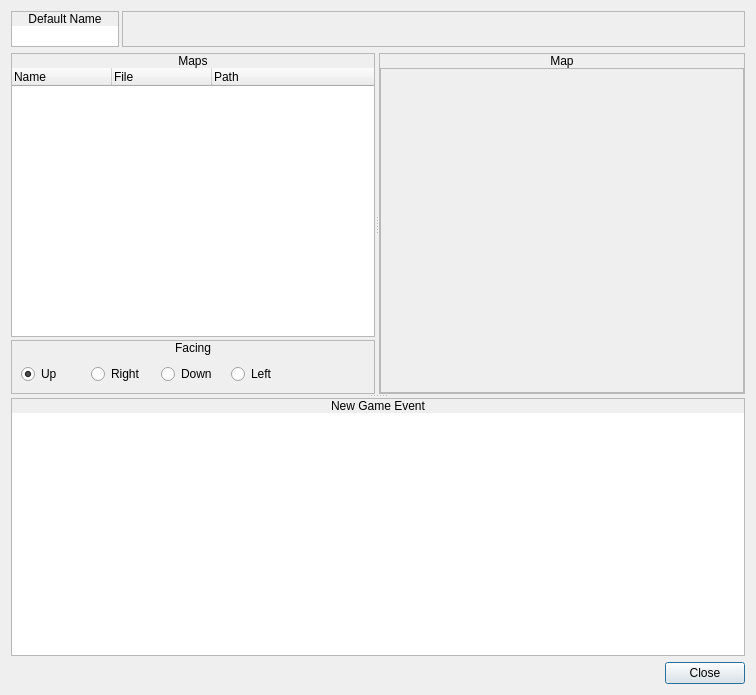
<?xml version="1.0" encoding="UTF-8"?>
<ui version="4.0">
 <class>NewGameDataEditor</class>
 <widget class="QDialog" name="NewGameDataEditor">
  <property name="geometry">
   <rect>
    <x>0</x>
    <y>0</y>
    <width>756</width>
    <height>695</height>
   </rect>
  </property>
  <property name="windowTitle">
   <string>New Game Data Editor</string>
  </property>
  <property name="styleSheet">
   <string notr="true">.QFrame
{
	border: 1px solid palette(text);
}

.QFrame&gt;QLabel
{
	background-color: palette(text);
	color: palette(window);
}</string>
  </property>
  <layout class="QVBoxLayout" name="verticalLayout_9">
   <item>
    <widget class="QWidget" name="widget_9" native="true">
     <property name="sizePolicy">
      <sizepolicy hsizetype="Preferred" vsizetype="Fixed">
       <horstretch>0</horstretch>
       <verstretch>0</verstretch>
      </sizepolicy>
     </property>
     <layout class="QHBoxLayout" name="horizontalLayout_3">
      <property name="spacing">
       <number>3</number>
      </property>
      <property name="leftMargin">
       <number>0</number>
      </property>
      <property name="topMargin">
       <number>0</number>
      </property>
      <property name="rightMargin">
       <number>0</number>
      </property>
      <property name="bottomMargin">
       <number>0</number>
      </property>
      <item>
       <widget class="QFrame" name="frame">
        <property name="sizePolicy">
         <sizepolicy hsizetype="Fixed" vsizetype="Preferred">
          <horstretch>0</horstretch>
          <verstretch>0</verstretch>
         </sizepolicy>
        </property>
        <property name="frameShape">
         <enum>QFrame::StyledPanel</enum>
        </property>
        <property name="frameShadow">
         <enum>QFrame::Raised</enum>
        </property>
        <layout class="QVBoxLayout" name="verticalLayout">
         <property name="spacing">
          <number>0</number>
         </property>
         <property name="leftMargin">
          <number>0</number>
         </property>
         <property name="topMargin">
          <number>0</number>
         </property>
         <property name="rightMargin">
          <number>0</number>
         </property>
         <property name="bottomMargin">
          <number>0</number>
         </property>
         <item>
          <widget class="QLabel" name="label">
           <property name="sizePolicy">
            <sizepolicy hsizetype="Preferred" vsizetype="Fixed">
             <horstretch>0</horstretch>
             <verstretch>0</verstretch>
            </sizepolicy>
           </property>
           <property name="text">
            <string>Default Name</string>
           </property>
           <property name="alignment">
            <set>Qt::AlignCenter</set>
           </property>
          </widget>
         </item>
         <item>
          <widget class="QWidget" name="widget" native="true">
           <layout class="QHBoxLayout" name="horizontalLayout">
            <property name="spacing">
             <number>0</number>
            </property>
            <property name="leftMargin">
             <number>0</number>
            </property>
            <property name="topMargin">
             <number>0</number>
            </property>
            <property name="rightMargin">
             <number>0</number>
            </property>
            <property name="bottomMargin">
             <number>0</number>
            </property>
            <item>
             <widget class="QLineEdit" name="leDefaultName">
              <property name="maxLength">
               <number>8</number>
              </property>
              <property name="frame">
               <bool>false</bool>
              </property>
             </widget>
            </item>
           </layout>
          </widget>
         </item>
        </layout>
       </widget>
      </item>
      <item>
       <widget class="QFrame" name="frame_4">
        <property name="frameShape">
         <enum>QFrame::StyledPanel</enum>
        </property>
        <property name="frameShadow">
         <enum>QFrame::Raised</enum>
        </property>
       </widget>
      </item>
     </layout>
    </widget>
   </item>
   <item>
    <widget class="QSplitter" name="splitter_2">
     <property name="orientation">
      <enum>Qt::Vertical</enum>
     </property>
     <widget class="QSplitter" name="splitter">
      <property name="orientation">
       <enum>Qt::Horizontal</enum>
      </property>
      <widget class="QWidget" name="widget_3" native="true">
       <layout class="QVBoxLayout" name="verticalLayout_4">
        <property name="spacing">
         <number>3</number>
        </property>
        <property name="leftMargin">
         <number>0</number>
        </property>
        <property name="topMargin">
         <number>0</number>
        </property>
        <property name="rightMargin">
         <number>0</number>
        </property>
        <property name="bottomMargin">
         <number>0</number>
        </property>
        <item>
         <widget class="QFrame" name="frame_2">
          <property name="frameShape">
           <enum>QFrame::StyledPanel</enum>
          </property>
          <property name="frameShadow">
           <enum>QFrame::Raised</enum>
          </property>
          <layout class="QVBoxLayout" name="verticalLayout_2">
           <property name="spacing">
            <number>0</number>
           </property>
           <property name="leftMargin">
            <number>0</number>
           </property>
           <property name="topMargin">
            <number>0</number>
           </property>
           <property name="rightMargin">
            <number>0</number>
           </property>
           <property name="bottomMargin">
            <number>0</number>
           </property>
           <item>
            <widget class="QLabel" name="label_2">
             <property name="sizePolicy">
              <sizepolicy hsizetype="Preferred" vsizetype="Fixed">
               <horstretch>0</horstretch>
               <verstretch>0</verstretch>
              </sizepolicy>
             </property>
             <property name="text">
              <string>Maps</string>
             </property>
             <property name="alignment">
              <set>Qt::AlignCenter</set>
             </property>
            </widget>
           </item>
           <item>
            <widget class="QWidget" name="widget_2" native="true">
             <layout class="QVBoxLayout" name="verticalLayout_3">
              <property name="spacing">
               <number>0</number>
              </property>
              <property name="leftMargin">
               <number>0</number>
              </property>
              <property name="topMargin">
               <number>0</number>
              </property>
              <property name="rightMargin">
               <number>0</number>
              </property>
              <property name="bottomMargin">
               <number>0</number>
              </property>
              <item>
               <widget class="QTreeWidget" name="treeMaps">
                <property name="frameShape">
                 <enum>QFrame::NoFrame</enum>
                </property>
                <column>
                 <property name="text">
                  <string>Name</string>
                 </property>
                </column>
                <column>
                 <property name="text">
                  <string>File</string>
                 </property>
                </column>
                <column>
                 <property name="text">
                  <string>Path</string>
                 </property>
                </column>
               </widget>
              </item>
             </layout>
            </widget>
           </item>
          </layout>
         </widget>
        </item>
        <item>
         <widget class="QFrame" name="frame_3">
          <property name="sizePolicy">
           <sizepolicy hsizetype="Preferred" vsizetype="Fixed">
            <horstretch>0</horstretch>
            <verstretch>0</verstretch>
           </sizepolicy>
          </property>
          <property name="frameShape">
           <enum>QFrame::StyledPanel</enum>
          </property>
          <property name="frameShadow">
           <enum>QFrame::Raised</enum>
          </property>
          <layout class="QVBoxLayout" name="verticalLayout_5">
           <property name="spacing">
            <number>0</number>
           </property>
           <property name="leftMargin">
            <number>0</number>
           </property>
           <property name="topMargin">
            <number>0</number>
           </property>
           <property name="rightMargin">
            <number>0</number>
           </property>
           <property name="bottomMargin">
            <number>0</number>
           </property>
           <item>
            <widget class="QLabel" name="label_3">
             <property name="sizePolicy">
              <sizepolicy hsizetype="Preferred" vsizetype="Fixed">
               <horstretch>0</horstretch>
               <verstretch>0</verstretch>
              </sizepolicy>
             </property>
             <property name="text">
              <string>Facing</string>
             </property>
             <property name="alignment">
              <set>Qt::AlignCenter</set>
             </property>
            </widget>
           </item>
           <item>
            <widget class="QWidget" name="widget_4" native="true">
             <layout class="QHBoxLayout" name="horizontalLayout_2">
              <item>
               <widget class="QRadioButton" name="btnFacingUp">
                <property name="text">
                 <string>Up</string>
                </property>
                <property name="checked">
                 <bool>true</bool>
                </property>
               </widget>
              </item>
              <item>
               <widget class="QRadioButton" name="btnFacingRight">
                <property name="text">
                 <string>Right</string>
                </property>
               </widget>
              </item>
              <item>
               <widget class="QRadioButton" name="btnFacingDown">
                <property name="text">
                 <string>Down</string>
                </property>
               </widget>
              </item>
              <item>
               <widget class="QRadioButton" name="btnFacingLeft">
                <property name="text">
                 <string>Left</string>
                </property>
               </widget>
              </item>
              <item>
               <widget class="QWidget" name="widget_5" native="true"/>
              </item>
             </layout>
            </widget>
           </item>
          </layout>
         </widget>
        </item>
       </layout>
      </widget>
      <widget class="QFrame" name="frmMapView">
       <property name="frameShape">
        <enum>QFrame::StyledPanel</enum>
       </property>
       <property name="frameShadow">
        <enum>QFrame::Raised</enum>
       </property>
       <layout class="QVBoxLayout" name="verticalLayout_6">
        <property name="spacing">
         <number>0</number>
        </property>
        <property name="leftMargin">
         <number>0</number>
        </property>
        <property name="topMargin">
         <number>0</number>
        </property>
        <property name="rightMargin">
         <number>0</number>
        </property>
        <property name="bottomMargin">
         <number>0</number>
        </property>
        <item>
         <widget class="QLabel" name="label_4">
          <property name="sizePolicy">
           <sizepolicy hsizetype="Preferred" vsizetype="Fixed">
            <horstretch>0</horstretch>
            <verstretch>0</verstretch>
           </sizepolicy>
          </property>
          <property name="text">
           <string>Map</string>
          </property>
          <property name="alignment">
           <set>Qt::AlignCenter</set>
          </property>
         </widget>
        </item>
        <item>
         <widget class="QWidget" name="widget_6" native="true">
          <layout class="QVBoxLayout" name="verticalLayout_7">
           <property name="spacing">
            <number>0</number>
           </property>
           <property name="leftMargin">
            <number>0</number>
           </property>
           <property name="topMargin">
            <number>0</number>
           </property>
           <property name="rightMargin">
            <number>0</number>
           </property>
           <property name="bottomMargin">
            <number>0</number>
           </property>
           <item>
            <widget class="QScrollArea" name="panMapArea">
             <property name="widgetResizable">
              <bool>true</bool>
             </property>
             <property name="alignment">
              <set>Qt::AlignCenter</set>
             </property>
             <widget class="QWidget" name="scrollAreaWidgetContents">
              <property name="geometry">
               <rect>
                <x>0</x>
                <y>0</y>
                <width>331</width>
                <height>371</height>
               </rect>
              </property>
              <layout class="QHBoxLayout" name="horizontalLayout_5">
               <property name="spacing">
                <number>0</number>
               </property>
               <property name="leftMargin">
                <number>0</number>
               </property>
               <property name="topMargin">
                <number>0</number>
               </property>
               <property name="rightMargin">
                <number>0</number>
               </property>
               <property name="bottomMargin">
                <number>0</number>
               </property>
               <item>
                <widget class="ImageView" name="imgMapView">
                 <property name="minimumSize">
                  <size>
                   <width>256</width>
                   <height>256</height>
                  </size>
                 </property>
                 <property name="maximumSize">
                  <size>
                   <width>256</width>
                   <height>256</height>
                  </size>
                 </property>
                 <property name="styleSheet">
                  <string notr="true">background-image: url(:/icons/bg.png);</string>
                 </property>
                 <property name="text">
                  <string/>
                 </property>
                </widget>
               </item>
              </layout>
             </widget>
            </widget>
           </item>
          </layout>
         </widget>
        </item>
       </layout>
      </widget>
     </widget>
     <widget class="QFrame" name="frame_5">
      <property name="frameShape">
       <enum>QFrame::StyledPanel</enum>
      </property>
      <property name="frameShadow">
       <enum>QFrame::Raised</enum>
      </property>
      <layout class="QVBoxLayout" name="verticalLayout_8">
       <property name="spacing">
        <number>0</number>
       </property>
       <property name="leftMargin">
        <number>0</number>
       </property>
       <property name="topMargin">
        <number>0</number>
       </property>
       <property name="rightMargin">
        <number>0</number>
       </property>
       <property name="bottomMargin">
        <number>0</number>
       </property>
       <item>
        <widget class="QLabel" name="label_5">
         <property name="sizePolicy">
          <sizepolicy hsizetype="Preferred" vsizetype="Fixed">
           <horstretch>0</horstretch>
           <verstretch>0</verstretch>
          </sizepolicy>
         </property>
         <property name="text">
          <string>New Game Event</string>
         </property>
         <property name="alignment">
          <set>Qt::AlignCenter</set>
         </property>
        </widget>
       </item>
       <item>
        <widget class="EventView" name="treeEvents">
         <property name="font">
          <font>
           <family>Monospace</family>
          </font>
         </property>
         <property name="contextMenuPolicy">
          <enum>Qt::CustomContextMenu</enum>
         </property>
         <property name="frameShape">
          <enum>QFrame::NoFrame</enum>
         </property>
         <property name="editTriggers">
          <set>QAbstractItemView::EditKeyPressed</set>
         </property>
         <property name="verticalScrollMode">
          <enum>QAbstractItemView::ScrollPerPixel</enum>
         </property>
         <property name="expandsOnDoubleClick">
          <bool>false</bool>
         </property>
         <attribute name="headerVisible">
          <bool>false</bool>
         </attribute>
         <column>
          <property name="text">
           <string notr="true">1</string>
          </property>
         </column>
        </widget>
       </item>
      </layout>
     </widget>
    </widget>
   </item>
   <item>
    <widget class="QDialogButtonBox" name="buttonBox">
     <property name="orientation">
      <enum>Qt::Horizontal</enum>
     </property>
     <property name="standardButtons">
      <set>QDialogButtonBox::Close</set>
     </property>
    </widget>
   </item>
  </layout>
 </widget>
 <customwidgets>
  <customwidget>
   <class>ImageView</class>
   <extends>QLabel</extends>
   <header>imageview.h</header>
  </customwidget>
  <customwidget>
   <class>EventView</class>
   <extends>QTreeWidget</extends>
   <header>eventview.h</header>
  </customwidget>
 </customwidgets>
 <resources>
  <include location="icons.qrc"/>
 </resources>
 <connections>
  <connection>
   <sender>buttonBox</sender>
   <signal>accepted()</signal>
   <receiver>NewGameDataEditor</receiver>
   <slot>accept()</slot>
   <hints>
    <hint type="sourcelabel">
     <x>248</x>
     <y>254</y>
    </hint>
    <hint type="destinationlabel">
     <x>157</x>
     <y>274</y>
    </hint>
   </hints>
  </connection>
  <connection>
   <sender>buttonBox</sender>
   <signal>rejected()</signal>
   <receiver>NewGameDataEditor</receiver>
   <slot>reject()</slot>
   <hints>
    <hint type="sourcelabel">
     <x>316</x>
     <y>260</y>
    </hint>
    <hint type="destinationlabel">
     <x>286</x>
     <y>274</y>
    </hint>
   </hints>
  </connection>
 </connections>
</ui>
